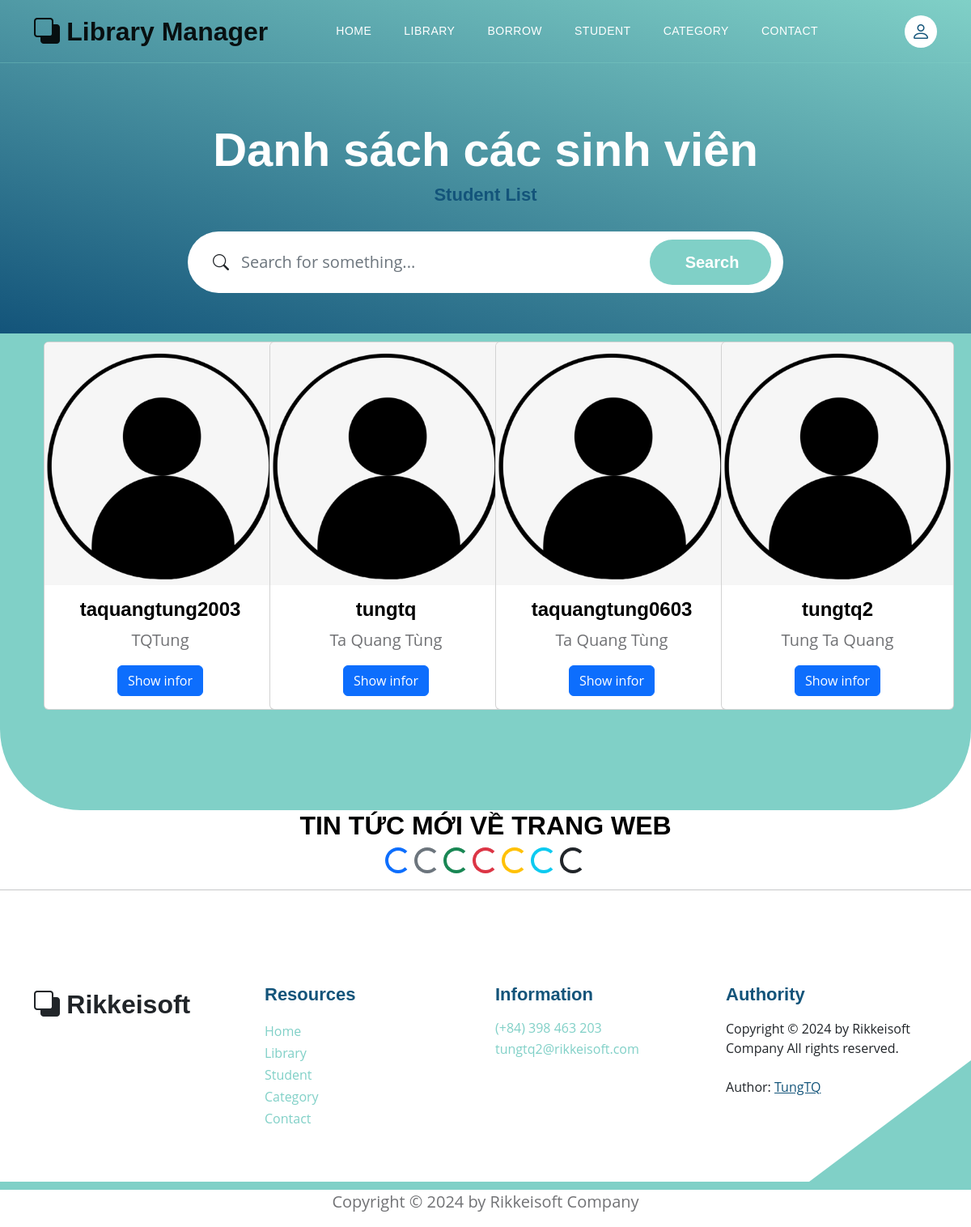
/users, run on an earlier commit of the app's database.
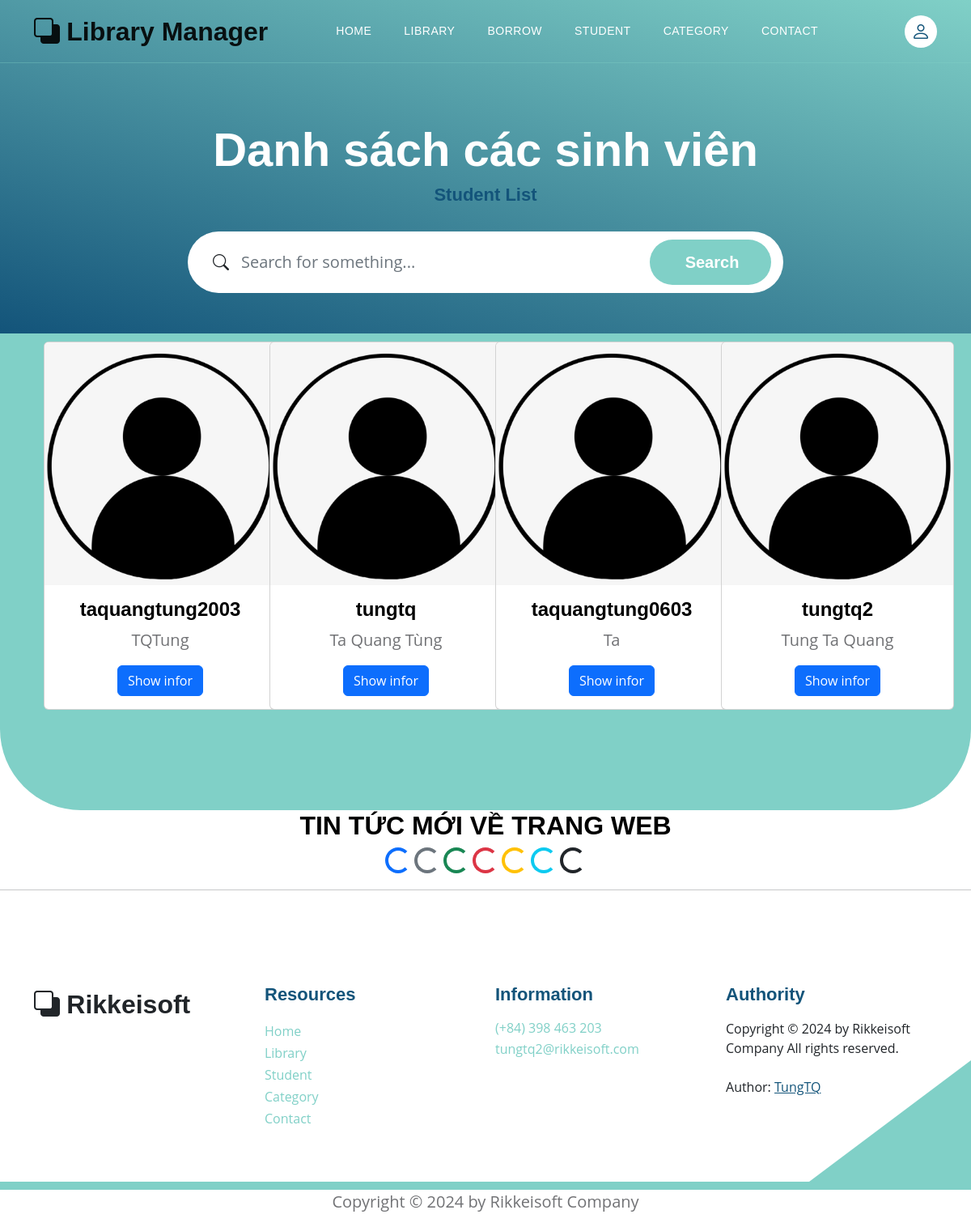
And on a later commit of the database.
### models.py (models this page shows)
class User(Base):
    __tablename__ = 'users'
    username = Column(String(30), primary_key=True, unique=True, index=True)
    fullname = Column(String(100), index=True)
    email = Column(String(100), index=True)
    password = Column(String(100), index=True)
    role = Column(Integer, index=True)
    delete_flag = Column(Integer, index=True)
    books = relationship("Book", back_populates="user")

### main.py (the view)
@app.get('/users', response_class=HTMLResponse)
async def get_all_users(request: Request, db: Session = Depends(models.get_db)):
    all_users = db.query(models.User).filter(models.User.delete_flag != 1).all()
    return templates.TemplateResponse("student_list.html", {"request": request, "all_users": all_users})

### templates/student_list.html (shortened to what this page needs)
{% extends "base.html" %}
{% block content %}
<section class="hero-section d-flex justify-content-center align-items-center" id="section_1"
    style="padding-bottom: 50px;">
    <div class="container">
        <div class="row">
            <div class="col-lg-8 col-12 mx-auto">
                <h1 class="text-white text-center"> Danh sách các sinh viên </h1>
                <h6 class="text-center"> Student List </h6>
                <form action="/users/search_students" method="get" class="custom-form mt-4 pt-2 mb-lg-0 mb-5"
                    role="search">
                    <div class="input-group input-group-lg">
                        <span class="input-group-text bi-search" id="basic-addon1">
                        </span>
                        <input name="searching" type="search" class="form-control" id="searching"
                            placeholder="Search for something..." aria-label="Search">
                        <button type="submit" class="form-control">Search</button>
                    </div>
                </form>
            </div>
        </div>
    </div>
</section>
<section class="featured-section">
    <div class="container">
        <div class="container text-center bg-body-secondary">
            <div style="padding-top: 110px;">
                <div class="row">
                    {% for student in all_users %}
                    <div class="col-md-6 col-lg-4 col-xl-3 mb-4">
                        <div class="card" style="width: 18rem;">
                            <img src="static/images/default_avatar.png" class="card-img-top"
                                alt="https://placehold.co/200x150"
                                style="transition: transform 0.3s ease-in-out, filter 0.3s ease-in-out;"
                                onmouseover="this.style.transform='scale(1.1)'; this.style.filter='brightness(80%)';"
                                onmouseout="this.style.transform='scale(1)'; this.style.filter='brightness(100%)';">
                            <div class="card-body">
                                <h5 class="card-title"> {{student.username}} </h5>
                                <p class="card-text"> {{student.fullname}} </p>
                                {% if request.cookies.get('token') %}
                                <div class="btn-group mt-auto" role="group" aria-label="Button Click">
                                    <a href="users/detail_student?username_choice={{student.username}}" class="btn btn-primary"> Show Infor </a>
                                    <a href="users/get_admin?finded_username={{student.username}}" class="btn btn-warning"> Change Rule </a>
                                </div>
                                {% else %}
                                <a href="users/detail_student?username_choice={{student.username}}" class="btn btn-primary"> Show infor </a>
                                {% endif %}
                            </div>
                        </div>
                    </div>
                    {% endfor %}
                </div>
            </div>
        </div>
    </div>
</section>
<div style="text-align: center;">
    <h3> TIN TỨC MỚI VỀ TRANG WEB </h3>
    <div class="spinner-border text-primary" role="status">
    </div>
    <div class="spinner-border text-secondary" role="status">
    </div>
    <div class="spinner-border text-success" role="status">
    </div>
    <div class="spinner-border text-danger" role="status">
    </div>
    <div class="spinner-border text-warning" role="status">
    </div>
    <div class="spinner-border text-info" role="status">
    </div>
    <div class="spinner-border text-dark" role="status">
    </div>
</div>
<hr>
{% endblock content %}

### templates/base.html (shortened to what this page needs)
<!DOCTYPE html>
<html lang="en">
<head>
    <link href="/static/css/bootstrap.min.css" rel="stylesheet">
    <link href="/static/css/bootstrap-icons.css" rel="stylesheet">
    <link href="/static/css/templatemo-topic-listing.css" rel="stylesheet">
</head>
<body id="top">
    <main>
        <div id="sticky-wrapper" class="sticky-wrapper" style="height: 78px;">
            <nav class="navbar navbar-expand-lg bg-body-tertiary">
                <div class="container">
                    <a class="navbar-brand" href="http://127.0.0.1:8000/">
                        <i class="bi-back"></i>
                        <span> Library Manager </span>
                    </a>
                    <div class="collapse navbar-collapse" id="navbarNav">
                        <ul class="navbar-nav ms-lg-5 me-lg-auto">
                            <li class="nav-item">
                                <a class="nav-link click-scroll" href="http://127.0.0.1:8000"> Home </a>
                            </li>
                            <li class="nav-item">
                                <a class="nav-link click-scroll" href="http://127.0.0.1:8000/books"> Library </a>
                            </li>
                            <li class="nav-item">
                                <a class="nav-link click-scroll" href="#section_3"> Borrow </a>
                            </li>
                            <li class="nav-item">
                                <a class="nav-link click-scroll" href="http://127.0.0.1:8000/users"> Student </a>
                            </li>
                            <li class="nav-item">
                                <a class="nav-link click-scroll" href="#section_5"> Category </a>
                            </li>
                            <li class="nav-item">
                                <a class="nav-link click-scroll" href="#section_6"> Contact </a>
                            </li>
                        </ul>
                        <div class="d-none d-lg-block">
                            {% if request.cookies.get('token') %}
                            <div class="dropdown">
                                <button class="btn btn-secondary dropdown-toggle" type="button"
                                    data-bs-toggle="dropdown" aria-expanded="false">
                                    <a href="/profile" class="navbar-icon bi-person smoothscroll"> </a> {{
                                    request.cookies.get('username') }}
                                </button>
                                <ul class="dropdown-menu">
                                    <li> <a href="/profile" class="navbar-icon bi-person smoothscroll"> </a> {{
                                        request.cookies.get('username') }}</li>
                                    <li><a class="dropdown-item" href="/logout"> Logout </a></li>
                                </ul>
                            </div>
                            {% else %}
                            <a href="/login" class="navbar-icon bi-person smoothscroll"></a>
                            {% endif %}
                        </div>
                    </div>
                </div>
            </nav>
        </div>
    </main>
    {% block content %}{% endblock content%}
</body>
<footer class="site-footer section-padding">
    <div class="container">
        <div class="row">
            <div class="col-lg-3 col-12 mb-4 pb-2">
                <a class="navbar-brand mb-2" href="/">
                    <i class="bi-back"></i>
                    <span> Rikkeisoft </span>
                </a>
            </div>
            <div class="col-lg-3 col-md-4 col-6">
                <h6 class="site-footer-title mb-3">Resources</h6>
                <ul class="site-footer-links">
                    <li class="site-footer-link-item">
                        <a href="http://127.0.0.1:8000/" class="site-footer-link"> Home </a>
                    </li>
                    <li class="site-footer-link-item">
                        <a href="http://127.0.0.1:8000/books/" class="site-footer-link"> Library </a>
                    </li>
                    <li class="site-footer-link-item">
                        <a href="http://127.0.0.1:8000/users" class="site-footer-link"> Student </a>
                    </li>
                    <li class="site-footer-link-item">
                        <a href="#" class="site-footer-link"> Category </a>
                    </li>
                    <li class="site-footer-link-item">
                        <a href="#" class="site-footer-link"> Contact </a>
                    </li>
                </ul>
            </div>
            <div class="col-lg-3 col-md-4 col-6 mb-4 mb-lg-0">
                <h6 class="site-footer-title mb-3"> Information </h6>
                <p class="text-white d-flex mb-1">
                    <a href="tel: 0398463203" class="site-footer-link">
                        (+84) 398 463 203
                    </a>
                </p>
                <p class="text-white d-flex">
                    <a href="mailto:tungtq2@rikkeisoft.com" class="site-footer-link">
                        tungtq2@rikkeisoft.com
                    </a>
                </p>
            </div>
            <div class="col-lg-3 col-md-4 col-12 mt-4 mt-lg-0 ms-auto">
                <h6 class="site-footer-title mb-3"> Authority </h6>
                Copyright © 2024 by Rikkeisoft Company All rights reserved.
                <br><br> Author: <a rel="nofollow" href="https://github.com/pisceskibo" target="_blank"> <u> TungTQ </u>
                </a>
            </div>
        </div>
    </div>
</footer>
<p style="text-align: center;"> Copyright © 2024 by Rikkeisoft Company </p>
</html>

What changed in the data, as far as the page shows it:
changed User "taquangtung0603": fullname "Ta Quang Tùng" → "Ta"
